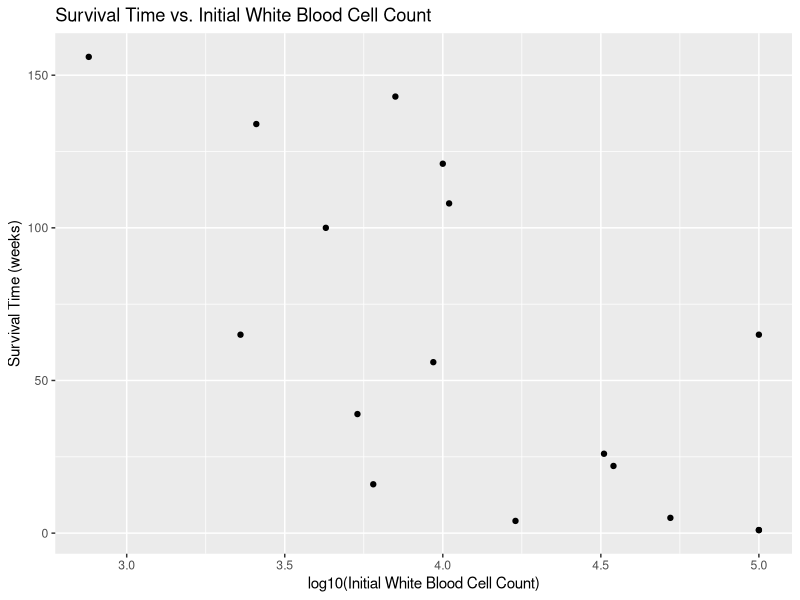

Reproduce this figure in R.
# Load the necessary library
library(tidyverse)

# Create the data frame
data <- tibble(
  yi = c(65, 156, 100, 134, 16, 108, 121, 4, 39, 143, 56, 26, 22, 1, 1, 5, 65),
  xi = c(3.36, 2.88, 3.63, 3.41, 3.78, 4.02, 4.00, 4.23, 3.73, 3.85, 3.97, 4.51, 4.54, 5.00, 5.00, 4.72, 5.00)
)

# Plot yi against xi
ggplot(data, aes(x = xi, y = yi)) +
  geom_point() +
  labs(x = "log10(Initial White Blood Cell Count)", y = "Survival Time (weeks)", title = "Survival Time vs. Initial White Blood Cell Count")

# Fit the model
model <- glm(yi ~ xi, family = Gamma(link = "log"), data = data)

# Print the summary of the model
summary(model)